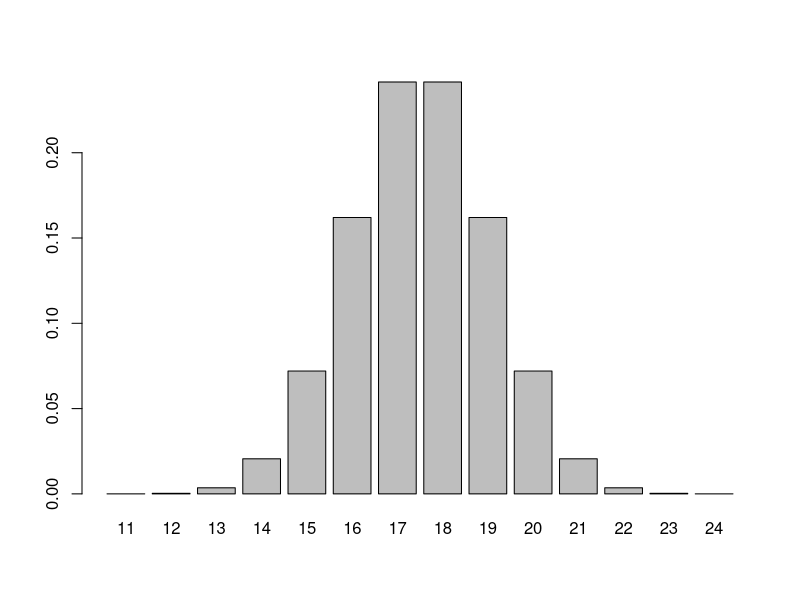

This chart was generated by the following R code:
# Date: Friday, August 10, 2012

################################################
# Fisher's Exact Test and Related Procedures ###
################################################

# Goal: Detect true association between two binary
# "variables".


### Fisher's exact test for randomized trials ###

# Example:
# 48 bank managers participated in a randomized experiment without
# knowing this: They had to judge whether a fictitious person should
# be promoted or not, based on his/her file.
# The 48 files had been distributed at random and differed only in
# one aspect: 24 files belonged to Mr. Miller, 24 to Mrs. Miller.
#
# Possible working hypotheses:
# * "Men tend to be judged better than women"
# * "Women tend to be judged better than men"
# * "The decision is dependent on the candidate's
#    gender, but we don't know how."
# 
# (Before obtaining/analyzing the data, one should know
#  one's nworking hypothesis. In case of doubt, the
#  two-sided working hypothesis of some dependency is
#  recommended.)
# 
# Null hypothesis: The 48 managers judged objectively; the
# candidate's gender was irrelevant.
#
# Result:
#                    ||  promoted | not promoted ||
#       -----------------------------------------------
#        Mr. Miller  ||  21       |  3           || 24
#        Mrs. Miller ||  14       | 10           || 24
#       -----------------------------------------------
#                    ||  35       | 13           || 48
#
# Under null hypothesis, the resulting table has the form
# 
#                    ||  promoted | not promoted ||
#       -----------------------------------------------
#        Mr. Miller  ||   T       | 24-T         || 24
#        Mrs. Miller ||  35-T     | T-11         || 24
#       -----------------------------------------------
#                    ||  35       | 13           || 48
# with
#       T ~ hyper(35, 13, 24) .


x <- 11:24
dx <- dhyper(x,35,13,24)
barplot(dx,names.arg=x)

# P-values
# (probabilities are computed assuming the null hypothesis):
# * pv.rs = 1 - phyper(T-1,35,13,24)
#   Right-sided p-value: Is T "suspiciously large"?
# * pv.ls = phyper(T,35,13,24)
#   Left-sided p-value: Is T "suspiciously small"?
# * pv.ts = 2 * min(pv.ls, pv.rs)
#   Two-sided p-value: Is T "suspiciously extreme"?
# Which p-value is appropriate,
# depends on our working hypothesis.
# Let's be cautious and use the two-sided one:

pv.ls <- phyper(21, 35,13,24)
pv.ls
pv.rs <- 1 - phyper(20, 35,13,24)
pv.rs
pv.ts <- 2*min(pv.ls,pv.rs)
pv.ts

# Now the same thing with a built-in procedure:
help.search("Fisher's exact test")
? fisher.test

# There are two modes of using fisher.test():
# * We have a data frame 'ds' with two binary factors
#   "F1" and "F2"; then run
#   fisher.test(ds$F1,ds$F2)
# * We have a two-by-two table "x"; then run
#   fisher.test(x)

# To use fisher.test here, we have to generate
# a contingency table:

x <- matrix(c(21,14,3,10),nrow=2,ncol=2)
x

fisher.test(x=x)

# Note that the p-value provided here is the
# two-sided p-value we computed "by hand".
# To get the one-sided p-values, type
fisher.test(x=x,alternative="less")     # for pv.ls
fisher.test(x=x,alternative="greater")  # for pv.rs

# The output also contains an estimate and a
# confidence interval for an "odds ratio".
# This will be explained next...



### Odds ratios ###

# Goals:
# * Compare two different procedures (e.g. medical
#   treatments) with respect to success/failure.
# * Compare two (sub-)populations with respect to
#   a certain property of individuals.
#
# In the first example, let p1 and p2 be the success
# probabilities with procedure 1 and 2, respectively.
# Then the odds of success are
#    pj/(1-pj)  with procedure j,
# and the odds ratio of success with procedure 1 versus
# procedure 2 equals
#    OR = (p1/(1-p1)) / (p1/(1-p2))
#       = p1*(1-p2) / (p2*(1-p1)) .
# 
# Note that
#    p1 >< p2  if, and only if,  OR >< 1 .
# 
# A randomized study to compare the two procedures:
# A group of volunteers is divided randomly into two
# groups, where group j undergoes procedure j.
# The results may be summarized as a two-by-two table: 
# 
#                 || success   | failure   ||
#       -------------------------------------------------
#        Group 1  || S1        | F1        || n1 = S1+F1
#        Group 1  || S2        | F2        || n2 = S2+F2
#       -------------------------------------------------
#                 || S = S1+S2 | F = F1+F2 || n = n1+n2
# 
# Performing fisher.test(x) with this two-by-two table
# (x <- matrix(c(S1,S2,F1,F2),nrow=2,ncol=2))
# yields a p-value for the null hypothesis that the two
# two procedures have the same success probabilities
# (p1 == p2  <==>  OR == 1),
# a confidence interval for the odds ratio OR and
# an estimator for OR.


# In the second example, let pj be the proportion of
# individuals having the property within
# (sub-)population j. Thus, if we draw an indivudual
# from (sub-)population j randomly, the odds of picking
# an individual with the property are pj/(1-pj).
# Again the odds ratio is defined as
#    OR = (p1/(1-p1)) / (p1/(1-p2))
#       = p1*(1-p2) / (p2*(1-p1)) .


# Data example:
# Gender and Left-Handedness (see website of this course).
# 
#                | left-handed | right-handed |
#       ---------------------------------------
#        male    | 113         |  934         |
#        female  |  92         | 1070         |
#       ---------------------------------------

x <- matrix(c(113,92,934,1070),ncol=2,nrow=2)
x
fisher.test(x)

# Conclusion: With confidence 95% we may conclude
# that left-handedness is more frequent among men
# than among women (in the given population).
